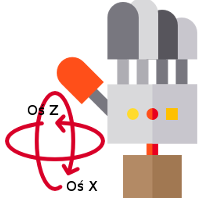
#> input picture qt_rekawica/res/img/hand_orientation (copy)/hand.png, 200 x 200 px
$ python resize_script.py   (older library calls are emulated)
#> lines starting #> are read from the running program, lines starting #| are printed output that depends on the picture
import PIL
from PIL import Image

mywidth = 180

name = "hand.png"
img = Image.open(name)
#> img is the input picture: PIL image 200x200 RGBA; mean R, G, B, A 84.7, 62.1, 60.4, 109.3
wpercent = (mywidth/float(img.size[0]))
#> wpercent = 0.9
hsize = int((float(img.size[1])*float(wpercent)))
#> hsize = 180
img = img.resize((mywidth,hsize), PIL.Image.ANTIALIAS)
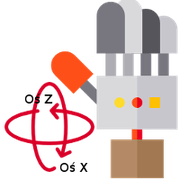
#> img: PIL image 180x180 RGBA; mean R, G, B, A 94.1, 65.8, 63.9, 109.3; transparent parts drawn white
img.save(name)
